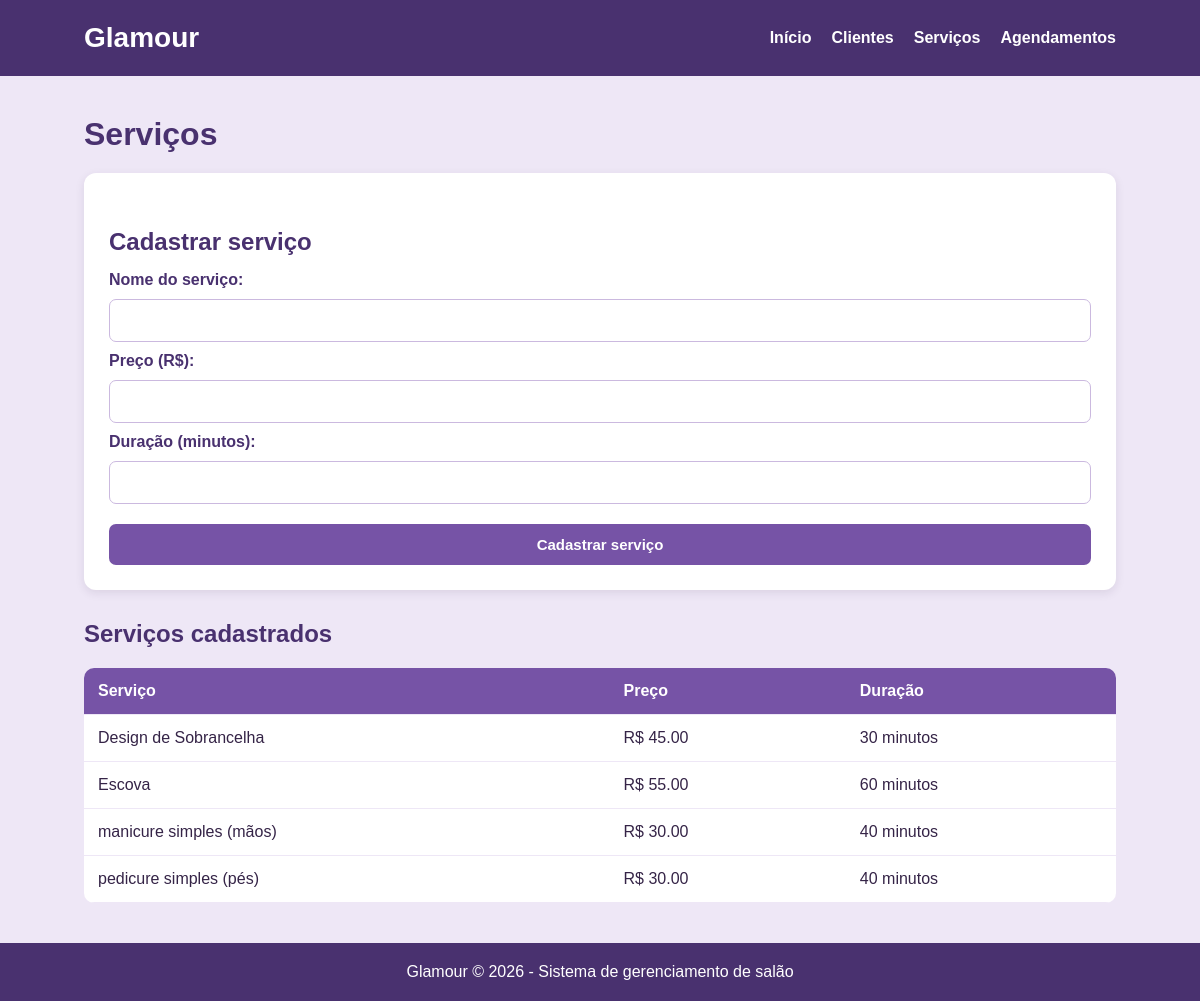
The app's page /servicos with its own data.
### tables this page shows
CREATE TABLE servicos (
            id INTEGER PRIMARY KEY AUTOINCREMENT,
            nome TEXT NOT NULL,
            preco REAL NOT NULL,
            duracao INTEGER NOT NULL
        );

### app.py (the view, shortened to what this page needs)
@app.route("/servicos", methods=["GET", "POST"])
def servicos():
    conexao = conectar()
    lista_servicos = conexao.execute(
        "SELECT * FROM servicos ORDER BY nome"
    ).fetchall()
    conexao.close()
    return render_template(
        "servicos.html",
        servicos=lista_servicos
    )

### database.py (called while the page is built)
def conectar():
    conexao = sqlite3.connect(CAMINHO_BANCO)
    conexao.row_factory = sqlite3.Row
    conexao.execute("PRAGMA foreign_keys = ON")
    return conexao

### templates/servicos.html
{% extends "base.html" %}
{% block conteudo %}
<h1>Serviços</h1>
<div class="painel">
    <h2>Cadastrar serviço</h2>
    <form method="POST">
        <label>Nome do serviço:</label>
        <input type="text" name="nome" required>
        <label>Preço (R$):</label>
        <input type="number" name="preco"
               step="0.01" min="0" required>
        <label>Duração (minutos):</label>
        <input type="number" name="duracao"
               min="1" required>
        <button type="submit">Cadastrar serviço</button>
    </form>
</div>
<h2>Serviços cadastrados</h2>
<table>
    <tr>
        <th>Serviço</th>
        <th>Preço</th>
        <th>Duração</th>
    </tr>
    {% for servico in servicos %}
    <tr>
        <td>{{ servico.nome }}</td>
        <td>R$ {{ "%.2f"|format(servico.preco) }}</td>
        <td>{{ servico.duracao }} minutos</td>
    </tr>
    {% endfor %}
</table>
{% endblock %}

### templates/base.html (shortened to what this page needs)
<!DOCTYPE html>
<html lang="pt-br">
<head>
    <link rel="stylesheet"
          href="{{ url_for('static', filename='css/style.css') }}">
</head>
<body>
    <header>
        <div class="logo">Glamour</div>
        <nav>
            <a href="{{ url_for('inicio') }}">Início</a>
            <a href="{{ url_for('clientes') }}">Clientes</a>
            <a href="{{ url_for('servicos') }}">Serviços</a>
            <a href="{{ url_for('agendamentos') }}">Agendamentos</a>
        </nav>
    </header>
    <main class="container">
        {% block conteudo %}
        {% endblock %}
    </main>
    <footer>
        <p>Glamour © 2026 - Sistema de gerenciamento de salão</p>
    </footer>
</body>
</html>

### static/css/style.css (style rules this page uses)
* { margin: 0; padding: 0; box-sizing: border-box; }
body { font-family: Arial, sans-serif; background-color: #EEE7F6; color: #352447; }
header { background-color: #49316F; color: white; padding: 22px 7%; display: flex; justify-content: space-between; align-items: center; flex-wrap: wrap; gap: 15px; }
.logo { font-size: 28px; font-weight: bold; }
nav { display: flex; flex-wrap: wrap; gap: 20px; }
nav a { color: white; text-decoration: none; font-weight: bold; }
.container { width: 86%; max-width: 1200px; margin: 40px auto; min-height: 70vh; }
h1 { color: #49316F; margin-bottom: 12px; }
h2 { color: #49316F; margin: 30px 0 15px; }
.painel { background-color: white; padding: 25px; border-radius: 12px; margin: 20px 0; box-shadow: 0 3px 10px rgba(50, 30, 70, 0.1); }
form { display: flex; flex-direction: column; gap: 10px; }
label { font-weight: bold; color: #49316F; }
input, select { padding: 12px; border: 1px solid #CBB9DF; border-radius: 7px; font-size: 15px; background-color: white; }
button { background-color: #7653A6; color: white; border: none; padding: 12px; border-radius: 7px; cursor: pointer; font-size: 15px; font-weight: bold; margin-top: 10px; }
table { width: 100%; border-collapse: collapse; background-color: white; border-radius: 10px; overflow: hidden; margin: 20px 0; }
th, td { padding: 14px; text-align: left; border-bottom: 1px solid #EEE7F6; }
th { background-color: #7653A6; color: white; }
footer { background-color: #49316F; color: white; text-align: center; padding: 20px; }

### records on screen
servicos: nome "Design de Sobrancelha", preco "45.00", duracao "30"
servicos: nome "Escova", preco "55.00", duracao "60"
servicos: nome "manicure simples (mãos)", preco "30.00", duracao "40"
servicos: nome "pedicure simples (pés)", preco "30.00", duracao "40"
